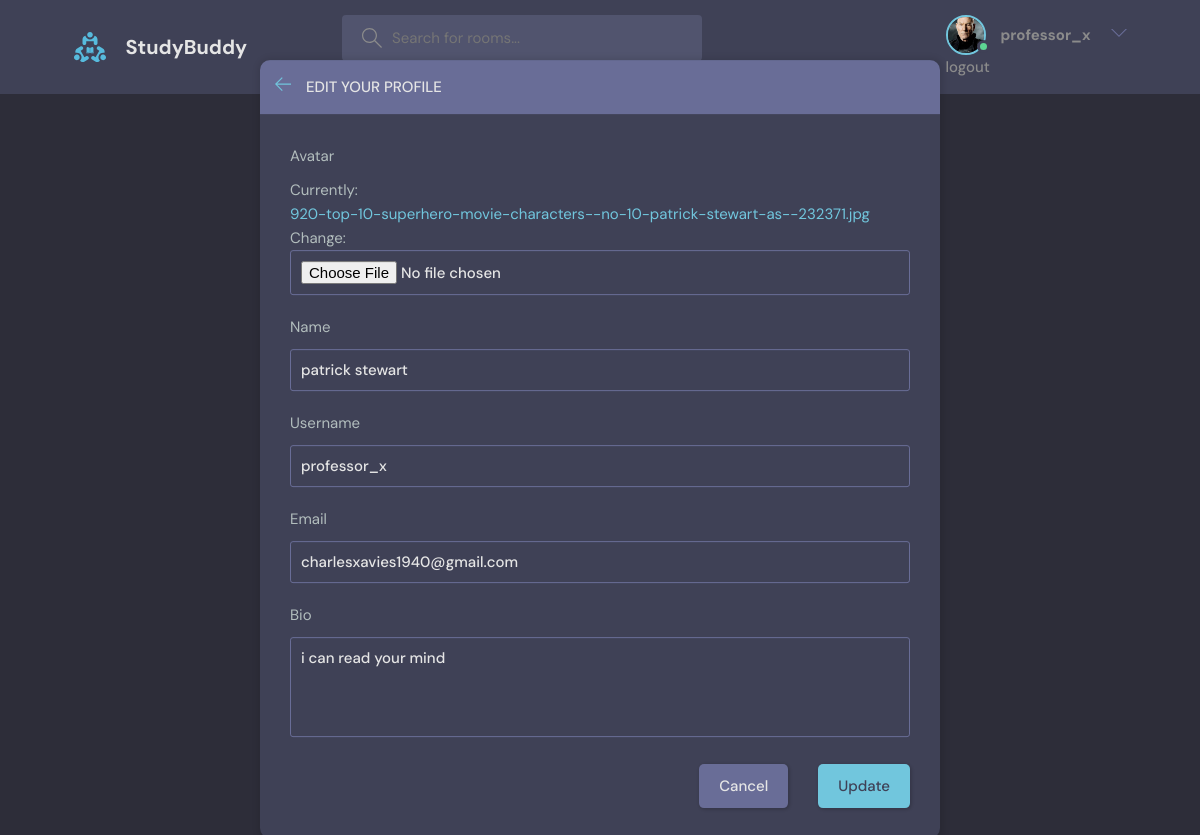
Screenshot of /update-user (signed in) with the database file from the repository.
### base/models.py (models this page shows, shortened)
class User(AbstractUser):
    name = models.CharField(db_index=True, unique=True, max_length=255,null=True)
    email=models.EmailField(unique=True,null=True)
    bio=models.TextField(null=True)
    avatar=models.ImageField(null=True,default="avatar.svg")
    USERNAME_FIELD ='email'
    REQUIRED_FIELDS = ['username']

### base/views.py (the view)
# urls.py: path('update-user',views.updateUser,name="update-user"),
@login_required(login_url='login')
def updateUser(request):
    user=request.user
    form=UserForm(instance=user)
    if request.method=='POST':
        form=UserForm(request.POST,request.FILES,instance=user)
        if form.is_valid():
            form.save()
            return  redirect ('user-profile',pk=user.id)
    return render(request,'base/update_user.html',{'form':form})

### base/forms.py
class UserForm(ModelForm):
    class Meta:
        model=User
        fields=['avatar','name','username','email','bio']

### base/templates/base/update_user.html (shortened to what this page needs)
{% extends 'main.html' %}
{% block content %}
<main class="update-account layout">
        <div class="container">
            <div class="layout__box">
                <div class="layout__boxHeader">
                    <div class="layout__boxTitle">
                        <a href="profile.html">
                            <svg version="1.1" xmlns="http://www.w3.org/2000/svg" width="32" height="32"
                                viewBox="0 0 32 32">
                                <title>arrow-left</title>
                                <path
                                    d="M13.723 2.286l-13.723 13.714 13.719 13.714 1.616-1.611-10.96-10.96h27.625v-2.286h-27.625l10.965-10.965-1.616-1.607z">
                                </path>
                            </svg>
                        </a>
                        <h3>Edit your profile</h3>
                    </div>
                </div>
                <div class="layout__body">
                    <form class="form" action="" method="POST" enctype="multipart/form-data">
                        {% for field in form %}
                        <div class="form__group">
                            <label for="profile_pic">{{field.label}}</label>
                            {{field}}
                        </div>
                        {% endfor %}
                        <div class="form__action">
                            <a class="btn btn--dark" href="{% url 'user-profile' request.user.id %}" >Cancel</a>
                            <button class="btn btn--main" type="submit">Update</button>
                        </div>
                    </form>
                </div>
            </div>
        </div>
</main>
{% endblock content %}

### templates/navbar.html (shortened to what this page needs)
{%load static %}
<!DOCTYPE html>
<html lang="en">
<head>
</head>
<body>
  <header class="header header--loggedIn">
    <div class="container">
      <a href="{% url 'home' %}" class="header__logo">
        <img src="{% static 'images/logo.svg' %}" />
        <h1>StudyBuddy</h1>
      </a>
      <form class="header__search" method="GET" action="{% url 'home' %}">
        <label>
          <input name="q" placeholder="Search for rooms..." />
        </label>
      </form>
      <nav class="header__menu">
        {% if request.user.is_authenticated %}
        <div class="header__user">
          <a href="{% url 'user-profile' request.user.id %}">
            <div class="avatar avatar--medium active">
              <img src="{{request.user.avatar.url}}" />
            </div>
            <h1> {{request.user.username}}</h1>
          </a>
          <button class="dropdown-button">
            <svg version="1.1" xmlns="http://www.w3.org/2000/svg" width="32" height="32" viewBox="0 0 32 32">
              <title>chevron-down</title>
              <path d="M16 21l-13-13h-3l16 16 16-16h-3l-13 13z"></path>
            </svg>
          </button>
        </div>
        <a href="{% url 'logout' %}">logout</a>
       {% else %}
       <div>
       <a href="{% url 'login' %}">login
        <img src="{% static 'images/avatar.svg' %}" />
        </a>
      </div>
        {% endif %}
      </nav>
    </div>
  </header>
</html>

### static/styles/style.css (style rules this page uses)
:root { --color-main: #71c6dd; --color-main-light: #e1f6fb; --color-dark: #3f4156; --color-dark-medium: #51546e; --color-dark-light: #696d97; --color-light: #e5e5e5; --color-gray: #8b8b8b; --color-light-gray: #b2bdbd; --color-bg: #2d2d39; --color-success: #5dd693; --color-error: #fc4b0b; }
* { font-family: "DM Sans", -apple-system, BlinkMacSystemFont, "Segoe UI", Roboto, Oxygen, Ubuntu, Cantarell, "Open Sans", "Helvetica Neue", sans-serif; margin: 0; padding: 0; box-sizing: border-box; text-rendering: optimizeLegibility; font-size: inherit; }
html { font-size: 56.25%; }
@media only screen and (min-width: 1200px) { html { font-size: 62.5%; } }
body { line-height: 1.6; font-weight: 400; font-size: 1.5rem; color: var(--color-light-gray); background-color: var(--color-bg); min-height: 100vh; }
img { width: 100%; }
a { display: inline-block; color: var(--color-main); text-decoration: none; }
.container { max-width: 120rem; width: 90%; margin: auto; }
.btn { background-color: transparent; border: none; display: inline-flex; align-items: center; gap: 1rem; cursor: pointer; transition: all ease-in-out 0.3s; padding: 1rem 2rem; border-radius: 5px; box-shadow: 1px 1px 3px 1px rgba(0, 0, 0, 0.15); font-weight: 500; }
.btn--main { background-color: var(--color-main); color: var(--color-dark); }
.btn--dark { background-color: var(--color-dark-light); color: var(--color-light); }
.avatar { position: relative; display: inline-block; border-radius: 50%; border: 2px solid var(--color-main); }
.avatar img { display: block; border-radius: 50%; object-fit: cover; object-position: center; }
.avatar::after { content: ""; display: block; position: absolute; background-color: var(--color-gray); z-index: 111; border-radius: 50%; border: 0.3rem solid var(--color-dark); }
.avatar.active::after { background-color: var(--color-success); }
.avatar.avatar--medium img { width: 3.6rem; height: 3.6rem; border-radius: 50%; }
.avatar.avatar--medium:after { width: 0.7rem; height: 0.7rem; bottom: 0px; right: -6px; }
.header { padding: 1.5rem; background-color: var(--color-dark); }
.header > .container { display: flex; gap: 9.5rem; }
.header__logo, .header__user { display: flex; gap: 2rem; align-items: center; }
.header__logo > img { height: 3.2rem; width: 3.2rem; }
.header__logo > h1 { font-weight: 700; font-size: 2rem; color: var(--color-light); }
.header__search > label { background-color: var(--color-dark-medium); padding: 1.3rem 1rem; display: flex; align-items: center; gap: 1rem; border-radius: 4px; }
.header__search svg { fill: var(--color-gray); width: 2rem; height: 2rem; margin-left: 1rem; }
.header__search input { width: 30rem; background: transparent; border: none; outline: none; color: var(--color-light); }
.header__menu { margin-left: auto; position: relative; }
.header__menu a { display: flex; gap: 1.5rem; align-items: center; font-weight: 500; text-decoration: none; color: var(--color-gray); }
.header__menu img { height: 3.6rem; }
.header__menu svg { width: 1.6rem; height: 1.6rem; fill: var(--color-dark-light); }
.dropdown-button { background: transparent; border: 0; outline: 0; cursor: pointer; }
.layout { margin-top: 2.4rem; }
.layout > .container { display: flex; justify-content: space-between; align-items: flex-start; }
.layout__box { width: 90%; max-width: 48rem; min-height: 40rem; position: absolute; top: 50%; left: 50%; transform: translate(-50%, -46%); background-color: var(--color-dark); border-radius: 1rem; box-shadow: 1px 1px 6px 3px rgba(0, 0, 0, 0.1); overflow: hidden; }
.layout__boxHeader { display: flex; padding: 1.5rem; background-color: var(--color-dark-light); }
.layout__boxTitle { display: flex; gap: 1.5rem; align-items: center; }
.layout__boxTitle h3 { text-transform: uppercase; font-weight: 500; color: var(--color-light); }
.layout__boxTitle svg { width: 1.6rem; height: 1.6rem; fill: var(--color-main); }
.layout__body { margin: 3rem; }
.form__group { margin-bottom: 2rem; width: 100%; }
.form__group label { display: block; font-size: 1.5rem; margin-bottom: 1rem; }
.form__group input, .form__group textarea, .form__group select { background: transparent; border: 1px solid var(--color-dark-light); padding: 1rem; border-radius: 3px; width: 100%; color: var(--color-light); font-weight: 500; outline: none; }
.form__group textarea { background: transparent; height: 10rem; resize: none; }
.form__action { display: flex; justify-content: flex-end; gap: 3rem; }
.update-account.layout .layout__box { max-width: 68rem; }

### rows the page displays
User: user.avatar (picture), user.username "professor_x", form "patrick stewart" "professor_x" "charlesxavies1940@gmail.com" "i can read your mind"

### other values shown
{{ field.label }} "Avatar" "Name" "Username" "Email" "Bio"
